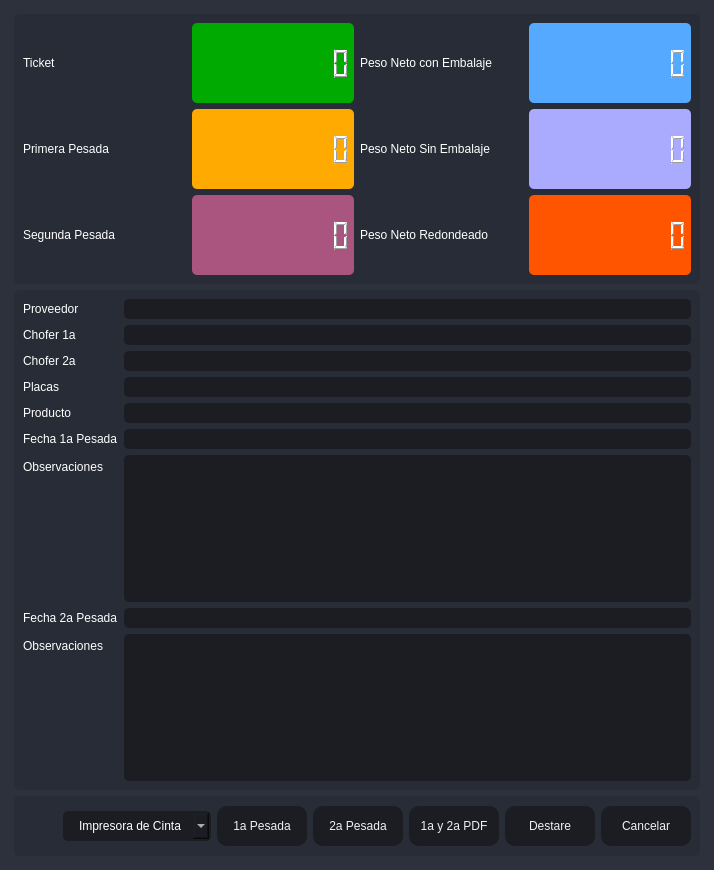
       <widget class="QFrame" name="frame_center">
        <property name="sizePolicy">
         <sizepolicy hsizetype="Expanding" vsizetype="Expanding">
          <horstretch>0</horstretch>
          <verstretch>0</verstretch>
         </sizepolicy>
        </property>
        <property name="styleSheet">
         <string notr="true">background-color: rgb(40, 44, 52);</string>
        </property>
        <property name="frameShape">
         <enum>QFrame::NoFrame</enum>
        </property>
        <property name="frameShadow">
         <enum>QFrame::Raised</enum>
        </property>
        <layout class="QHBoxLayout" name="horizontalLayout_2">
         <property name="spacing">
          <number>0</number>
         </property>
         <property name="leftMargin">
          <number>0</number>
         </property>
         <property name="topMargin">
          <number>0</number>
         </property>
         <property name="rightMargin">
          <number>0</number>
         </property>
         <property name="bottomMargin">
          <number>0</number>
         </property>
         <item>
          <widget class="QFrame" name="frame_content_right">
           <property name="styleSheet">
            <string notr="true">background-color: rgb(44, 49, 60);</string>
           </property>
           <property name="frameShape">
            <enum>QFrame::NoFrame</enum>
           </property>
           <property name="frameShadow">
            <enum>QFrame::Raised</enum>
           </property>
           <layout class="QVBoxLayout" name="verticalLayout_4">
            <property name="spacing">
             <number>0</number>
            </property>
            <property name="leftMargin">
             <number>0</number>
            </property>
            <property name="topMargin">
             <number>0</number>
            </property>
            <property name="rightMargin">
             <number>0</number>
            </property>
            <property name="bottomMargin">
             <number>0</number>
            </property>
            <item>
             <widget class="QFrame" name="frame_content">
              <property name="frameShape">
               <enum>QFrame::NoFrame</enum>
              </property>
              <property name="frameShadow">
               <enum>QFrame::Raised</enum>
              </property>
              <layout class="QVBoxLayout" name="verticalLayout_9">
               <property name="spacing">
                <number>0</number>
               </property>
               <property name="leftMargin">
                <number>5</number>
               </property>
               <property name="topMargin">
                <number>5</number>
               </property>
               <property name="rightMargin">
                <number>5</number>
               </property>
               <property name="bottomMargin">
                <number>5</number>
               </property>
               <item>
                <widget class="QStackedWidget" name="stackedWidget">
                 <property name="styleSheet">
                  <string notr="true">background: transparent;</string>
                 </property>
                 <property name="currentIndex">
                  <number>0</number>
                 </property>
                 <widget class="QWidget" name="page_home">
                  <layout class="QVBoxLayout" name="verticalLayout_10">
                   <item>
                    <widget class="QFrame" name="frame">
                     <property name="minimumSize">
                      <size>
                       <width>0</width>
                       <height>270</height>
                      </size>
                     </property>
                     <property name="maximumSize">
                      <size>
                       <width>16777215</width>
                       <height>270</height>
                      </size>
                     </property>
                     <property name="styleSheet">
                      <string notr="true">background-color: rgb(39, 44, 54);
border-radius: 5px;</string>
                     </property>
                     <property name="frameShape">
                      <enum>QFrame::StyledPanel</enum>
                     </property>
                     <property name="frameShadow">
                      <enum>QFrame::Raised</enum>
                     </property>
                     <layout class="QHBoxLayout" name="horizontalLayout_6">
                      <item>
                       <layout class="QGridLayout" name="gridLayout_2">
                        <item row="1" column="2">
                         <widget class="QLabel" name="label_5">
                          <property name="styleSheet">
                           <string notr="true">color: rgb(255, 255, 255);
font: 75 12pt &quot;MS Shell Dlg 2&quot;;</string>
                          </property>
                          <property name="text">
                           <string>Peso Neto Sin Embalaje</string>
                          </property>
                         </widget>
                        </item>
                        <item row="1" column="1">
                         <widget class="QLCDNumber" name="lcdNumber_3">
                          <property name="styleSheet">
                           <string notr="true">color: rgb(255, 255, 255);
background-color: rgb(255, 170, 0);</string>
                          </property>
                          <property name="digitCount">
                           <number>10</number>
                          </property>
                         </widget>
                        </item>
                        <item row="1" column="3">
                         <widget class="QLCDNumber" name="lcdNumber_4">
                          <property name="styleSheet">
                           <string notr="true">color: rgb(255, 255, 255);
background-color: rgb(170, 170, 255);</string>
                          </property>
                          <property name="digitCount">
                           <number>10</number>
                          </property>
                         </widget>
                        </item>
                        <item row="0" column="3">
                         <widget class="QLCDNumber" name="lcdNumber_1">
                          <property name="styleSheet">
                           <string notr="true">color: rgb(255, 255, 255);
background-color: rgb(85, 170, 255);</string>
                          </property>
                          <property name="digitCount">
                           <number>10</number>
                          </property>
                         </widget>
                        </item>
                        <item row="2" column="3">
                         <widget class="QLCDNumber" name="lcdNumber_6">
                          <property name="styleSheet">
                           <string notr="true">color: rgb(255, 255, 255);
background-color: rgb(255, 85, 0);</string>
                          </property>
                          <property name="digitCount">
                           <number>10</number>
                          </property>
                         </widget>
                        </item>
                        <item row="0" column="0">
                         <widget class="QLabel" name="label_2">
                          <property name="styleSheet">
                           <string notr="true">color: rgb(255, 255, 255);
font: 75 12pt &quot;MS Shell Dlg 2&quot;;</string>
                          </property>
                          <property name="text">
                           <string>Ticket</string>
                          </property>
                         </widget>
                        </item>
                        <item row="1" column="0">
                         <widget class="QLabel" name="label_4">
                          <property name="styleSheet">
                           <string notr="true">color: rgb(255, 255, 255);
font: 75 12pt &quot;MS Shell Dlg 2&quot;;</string>
                          </property>
                          <property name="text">
                           <string>Primera Pesada</string>
                          </property>
                         </widget>
                        </item>
                        <item row="0" column="1">
                         <widget class="QLCDNumber" name="lcdNumber_9">
                          <property name="styleSheet">
                           <string notr="true">color: rgb(255, 255, 255);
background-color: rgb(0, 170, 0);</string>
                          </property>
                          <property name="digitCount">
                           <number>10</number>
                          </property>
                         </widget>
                        </item>
                        <item row="2" column="0">
                         <widget class="QLabel" name="label_6">
                          <property name="styleSheet">
                           <string notr="true">color: rgb(255, 255, 255);
font: 75 12pt &quot;MS Shell Dlg 2&quot;;</string>
                          </property>
                          <property name="text">
                           <string>Segunda Pesada</string>
                          </property>
                         </widget>
                        </item>
                        <item row="0" column="2">
                         <widget class="QLabel" name="label_3">
                          <property name="styleSheet">
                           <string notr="true">color: rgb(255, 255, 255);
font: 75 12pt &quot;MS Shell Dlg 2&quot;;</string>
                          </property>
                          <property name="text">
                           <string>Peso Neto con Embalaje</string>
                          </property>
                         </widget>
                        </item>
                        <item row="2" column="2">
                         <widget class="QLabel" name="label_7">
                          <property name="styleSheet">
                           <string notr="true">color: rgb(255, 255, 255);
font: 75 12pt &quot;MS Shell Dlg 2&quot;;</string>
                          </property>
                          <property name="text">
                           <string>Peso Neto Redondeado</string>
                          </property>
                         </widget>
                        </item>
                        <item row="2" column="1">
                         <widget class="QLCDNumber" name="lcdNumber_7">
                          <property name="styleSheet">
                           <string notr="true">color: rgb(255, 255, 255);
background-color: rgb(170, 85, 127);</string>
                          </property>
                          <property name="digitCount">
                           <number>10</number>
                          </property>
                         </widget>
                        </item>
                       </layout>
                      </item>
                     </layout>
                    </widget>
                   </item>
                   <item>
                    <widget class="QFrame" name="frame_3">
                     <property name="minimumSize">
                      <size>
                       <width>0</width>
                       <height>160</height>
                      </size>
                     </property>
                     <property name="maximumSize">
                      <size>
                       <width>16777215</width>
                       <height>500</height>
                      </size>
                     </property>
                     <property name="styleSheet">
                      <string notr="true">background-color: rgb(39, 44, 54);
border-radius: 5px;</string>
                     </property>
                     <property name="frameShape">
                      <enum>QFrame::StyledPanel</enum>
                     </property>
                     <property name="frameShadow">
                      <enum>QFrame::Raised</enum>
                     </property>
                     <layout class="QVBoxLayout" name="verticalLayout_5">
                      <item>
                       <layout class="QFormLayout" name="formLayout">
                        <item row="0" column="0">
                         <widget class="QLabel" name="label_8">
                          <property name="styleSheet">
                           <string notr="true">color: rgb(255, 255, 255);
font: 75 12pt &quot;MS Shell Dlg 2&quot;;</string>
                          </property>
                          <property name="text">
                           <string>Proveedor</string>
                          </property>
                         </widget>
                        </item>
                        <item row="0" column="1">
                         <widget class="QLineEdit" name="Proveedor">
                          <property name="styleSheet">
                           <string notr="true">QLineEdit {
	background-color: rgb(27, 29, 35);
	border-radius: 5px;
	border: 2px solid rgb(27, 29, 35);
	padding-left: 10px;
	font: 75 12pt &quot;MS Shell Dlg 2&quot;;
	color: rgb(255, 255, 255);
}
QLineEdit:hover {
	border: 2px solid rgb(64, 71, 88);
}
QLineEdit:focus {
	border: 2px solid rgb(91, 101, 124);
}</string>
                          </property>
                          <property name="readOnly">
                           <bool>true</bool>
                          </property>
                         </widget>
                        </item>
                        <item row="1" column="0">
                         <widget class="QLabel" name="label_9">
                          <property name="styleSheet">
                           <string notr="true">color: rgb(255, 255, 255);
font: 75 12pt &quot;MS Shell Dlg 2&quot;;</string>
                          </property>
                          <property name="text">
                           <string>Chofer 1a</string>
                          </property>
                         </widget>
                        </item>
                        <item row="1" column="1">
                         <widget class="QLineEdit" name="Operador">
                          <property name="styleSheet">
                           <string notr="true">QLineEdit {
	background-color: rgb(27, 29, 35);
	border-radius: 5px;
	border: 2px solid rgb(27, 29, 35);
	padding-left: 10px;
	font: 75 12pt &quot;MS Shell Dlg 2&quot;;
	color: rgb(255, 255, 255);
}
QLineEdit:hover {
	border: 2px solid rgb(64, 71, 88);
}
QLineEdit:focus {
	border: 2px solid rgb(91, 101, 124);
}</string>
                          </property>
                          <property name="readOnly">
                           <bool>true</bool>
                          </property>
                         </widget>
                        </item>
                        <item row="3" column="0">
                         <widget class="QLabel" name="label_10">
                          <property name="styleSheet">
                           <string notr="true">color: rgb(255, 255, 255);
font: 75 12pt &quot;MS Shell Dlg 2&quot;;</string>
                          </property>
                          <property name="text">
                           <string>Placas</string>
                          </property>
                         </widget>
                        </item>
                        <item row="3" column="1">
                         <widget class="QLineEdit" name="Placas">
                          <property name="styleSheet">
                           <string notr="true">QLineEdit {
	background-color: rgb(27, 29, 35);
	border-radius: 5px;
	border: 2px solid rgb(27, 29, 35);
	padding-left: 10px;
	font: 75 12pt &quot;MS Shell Dlg 2&quot;;
	color: rgb(255, 255, 255);
}
QLineEdit:hover {
	border: 2px solid rgb(64, 71, 88);
}
QLineEdit:focus {
	border: 2px solid rgb(91, 101, 124);
}</string>
                          </property>
                          <property name="readOnly">
                           <bool>true</bool>
                          </property>
                         </widget>
                        </item>
                        <item row="4" column="0">
                         <widget class="QLabel" name="label_11">
                          <property name="styleSheet">
                           <string notr="true">color: rgb(255, 255, 255);
font: 75 12pt &quot;MS Shell Dlg 2&quot;;</string>
                          </property>
                          <property name="text">
                           <string>Producto</string>
                          </property>
                         </widget>
                        </item>
                        <item row="4" column="1">
                         <widget class="QLineEdit" name="Producto">
                          <property name="styleSheet">
                           <string notr="true">QLineEdit {
	background-color: rgb(27, 29, 35);
	border-radius: 5px;
	border: 2px solid rgb(27, 29, 35);
	padding-left: 10px;
	font: 75 12pt &quot;MS Shell Dlg 2&quot;;
	color: rgb(255, 255, 255);
}
QLineEdit:hover {
	border: 2px solid rgb(64, 71, 88);
}
QLineEdit:focus {
	border: 2px solid rgb(91, 101, 124);
}</string>
                          </property>
                          <property name="readOnly">
                           <bool>true</bool>
                          </property>
                         </widget>
                        </item>
                        <item row="5" column="0">
                         <widget class="QLabel" name="label_12">
                          <property name="styleSheet">
                           <string notr="true">color: rgb(255, 255, 255);
font: 75 12pt &quot;MS Shell Dlg 2&quot;;</string>
                          </property>
                          <property name="text">
                           <string>Fecha 1a Pesada</string>
                          </property>
                         </widget>
                        </item>
                        <item row="5" column="1">
                         <widget class="QLineEdit" name="EFecha">
                          <property name="styleSheet">
                           <string notr="true">QLineEdit {
	background-color: rgb(27, 29, 35);
	border-radius: 5px;
	border: 2px solid rgb(27, 29, 35);
	padding-left: 10px;
	font: 75 12pt &quot;MS Shell Dlg 2&quot;;
	color: rgb(255, 255, 255);
}
QLineEdit:hover {
	border: 2px solid rgb(64, 71, 88);
}
QLineEdit:focus {
	border: 2px solid rgb(91, 101, 124);
}</string>
                          </property>
                          <property name="readOnly">
                           <bool>true</bool>
                          </property>
                         </widget>
                        </item>
                        <item row="6" column="0">
                         <widget class="QLabel" name="label_13">
                          <property name="styleSheet">
                           <string notr="true">color: rgb(255, 255, 255);
font: 75 12pt &quot;MS Shell Dlg 2&quot;;</string>
                          </property>
                          <property name="text">
                           <string>Observaciones</string>
                          </property>
                         </widget>
                        </item>
                        <item row="6" column="1">
                         <widget class="QPlainTextEdit" name="ObservacionesCompra">
                          <property name="styleSheet">
                           <string notr="true">QPlainTextEdit {
	background-color: rgb(27, 29, 35);
	border-radius: 5px;
	padding: 10px;
    color: rgb(255, 255, 255);
	font: 75 12pt &quot;MS Shell Dlg 2&quot;;
}
QPlainTextEdit:hover {
	border: 2px solid rgb(64, 71, 88);
}
QPlainTextEdit:focus {
	border: 2px solid rgb(91, 101, 124);
}</string>
                          </property>
                          <property name="readOnly">
                           <bool>true</bool>
                          </property>
                         </widget>
                        </item>
                        <item row="7" column="0">
                         <widget class="QLabel" name="label_14">
                          <property name="styleSheet">
                           <string notr="true">color: rgb(255, 255, 255);
font: 75 12pt &quot;MS Shell Dlg 2&quot;;</string>
                          </property>
                          <property name="text">
                           <string>Fecha 2a Pesada</string>
                          </property>
                         </widget>
                        </item>
                        <item row="7" column="1">
                         <widget class="QLineEdit" name="SFecha">
                          <property name="styleSheet">
                           <string notr="true">QLineEdit {
	background-color: rgb(27, 29, 35);
	border-radius: 5px;
	border: 2px solid rgb(27, 29, 35);
	padding-left: 10px;
	font: 75 12pt &quot;MS Shell Dlg 2&quot;;
	color: rgb(255, 255, 255);
}
QLineEdit:hover {
	border: 2px solid rgb(64, 71, 88);
}
QLineEdit:focus {
	border: 2px solid rgb(91, 101, 124);
}</string>
                          </property>
                          <property name="readOnly">
                           <bool>true</bool>
                          </property>
                         </widget>
                        </item>
                        <item row="8" column="0">
                         <widget class="QLabel" name="label_15">
                          <property name="styleSheet">
                           <string notr="true">color: rgb(255, 255, 255);
font: 75 12pt &quot;MS Shell Dlg 2&quot;;</string>
                          </property>
                          <property name="text">
                           <string>Observaciones</string>
                          </property>
                         </widget>
                        </item>
                        <item row="8" column="1">
                         <widget class="QPlainTextEdit" name="ObservacionesCompra2">
                          <property name="styleSheet">
                           <string notr="true">QPlainTextEdit {
	background-color: rgb(27, 29, 35);
	border-radius: 5px;
	padding: 10px;
    color: rgb(255, 255, 255);
	font: 75 12pt &quot;MS Shell Dlg 2&quot;;
}
QPlainTextEdit:hover {
	border: 2px solid rgb(64, 71, 88);
}
QPlainTextEdit:focus {
	border: 2px solid rgb(91, 101, 124);
}</string>
                          </property>
                          <property name="lineWrapMode">
                           <enum>QPlainTextEdit::WidgetWidth</enum>
                          </property>
                          <property name="readOnly">
                           <bool>true</bool>
                          </property>
                         </widget>
                        </item>
                        <item row="2" column="0">
                         <widget class="QLabel" name="label_16">
                          <property name="styleSheet">
                           <string notr="true">color: rgb(255, 255, 255);
font: 75 12pt &quot;MS Shell Dlg 2&quot;;</string>
                          </property>
                          <property name="text">
                           <string>Chofer 2a</string>
                          </property>
                         </widget>
                        </item>
                        <item row="2" column="1">
                         <widget class="QLineEdit" name="Operador2a">
                          <property name="styleSheet">
                           <string notr="true">QLineEdit {
	background-color: rgb(27, 29, 35);
	border-radius: 5px;
	border: 2px solid rgb(27, 29, 35);
	padding-left: 10px;
	font: 75 12pt &quot;MS Shell Dlg 2&quot;;
	color: rgb(255, 255, 255);
}
QLineEdit:hover {
	border: 2px solid rgb(64, 71, 88);
}
QLineEdit:focus {
	border: 2px solid rgb(91, 101, 124);
}</string>
                          </property>
                          <property name="readOnly">
                           <bool>true</bool>
                          </property>
                         </widget>
                        </item>
                       </layout>
                      </item>
                     </layout>
                    </widget>
                   </item>
                   <item>
                    <widget class="QFrame" name="frame_2">
                     <property name="minimumSize">
                      <size>
                       <width>0</width>
                       <height>60</height>
                      </size>
                     </property>
                     <property name="maximumSize">
                      <size>
                       <width>16777215</width>
                       <height>60</height>
                      </size>
                     </property>
                     <property name="styleSheet">
                      <string notr="true">background-color: rgb(39, 44, 54);
border-radius: 5px;</string>
                     </property>
                     <property name="frameShape">
                      <enum>QFrame::StyledPanel</enum>
                     </property>
                     <property name="frameShadow">
                      <enum>QFrame::Raised</enum>
                     </property>
                     <layout class="QHBoxLayout" name="horizontalLayout_9">
                      <item>
                       <layout class="QGridLayout" name="gridLayout">
                        <item row="0" column="5">
                         <widget class="QPushButton" name="btn_guardar3">
                          <property name="minimumSize">
                           <size>
                            <width>90</width>
                            <height>40</height>
                           </size>
                          </property>
                          <property name="styleSheet">
                           <string notr="true">QPushButton {
	border-color: rgb(27, 29, 35);
	font: 75 10pt &quot;MS Shell Dlg 2&quot;;
	color: rgb(240, 240, 240);
	background-color: rgb(27, 29, 35);
	border: 0px solid;
	border-radius: 10px;	
}
QPushButton:hover {
	background-color:rgb(44, 49, 60);
	border-color: rgb(27, 29, 35);
	border: 2px solid;
}</string>
                          </property>
                          <property name="text">
                           <string>Destare</string>
                          </property>
                         </widget>
                        </item>
                        <item row="0" column="3">
                         <widget class="QPushButton" name="btn_guardar2">
                          <property name="minimumSize">
                           <size>
                            <width>90</width>
                            <height>40</height>
                           </size>
                          </property>
                          <property name="styleSheet">
                           <string notr="true">QPushButton {
	border-color: rgb(27, 29, 35);
	font: 75 10pt &quot;MS Shell Dlg 2&quot;;
	color: rgb(240, 240, 240);
	background-color: rgb(27, 29, 35);
	border: 0px solid;
	border-radius: 10px;	
}
QPushButton:hover {
	background-color:rgb(44, 49, 60);
	border-color: rgb(27, 29, 35);
	border: 2px solid;
}</string>
                          </property>
                          <property name="text">
                           <string>2a Pesada</string>
                          </property>
                         </widget>
                        </item>
                        <item row="0" column="2">
                         <widget class="QPushButton" name="btn_guardar">
                          <property name="minimumSize">
                           <size>
                            <width>90</width>
                            <height>40</height>
                           </size>
                          </property>
                          <property name="styleSheet">
                           <string notr="true">QPushButton {
	border-color: rgb(27, 29, 35);
	font: 75 10pt &quot;MS Shell Dlg 2&quot;;
	color: rgb(240, 240, 240);
	background-color: rgb(27, 29, 35);
	border: 0px solid;
	border-radius: 10px;	
}
QPushButton:hover {
	background-color:rgb(44, 49, 60);
	border-color: rgb(27, 29, 35);
	border: 2px solid;
}</string>
                          </property>
                          <property name="text">
                           <string>1a Pesada</string>
                          </property>
                         </widget>
                        </item>
                        <item row="0" column="6">
                         <widget class="QPushButton" name="btnr">
                          <property name="minimumSize">
                           <size>
                            <width>90</width>
                            <height>40</height>
                           </size>
                          </property>
                          <property name="styleSheet">
                           <string notr="true">QPushButton {
	border-color: rgb(27, 29, 35);
	font: 75 10pt &quot;MS Shell Dlg 2&quot;;
	color: rgb(240, 240, 240);
	background-color: rgb(27, 29, 35);
	border: 0px solid;
	border-radius: 10px;	
}
QPushButton:hover {
	background-color:rgb(44, 49, 60);
	border-color: rgb(27, 29, 35);
	border: 2px solid;
}</string>
                          </property>
                          <property name="text">
                           <string>Cancelar</string>
                          </property>
                         </widget>
                        </item>
                        <item row="0" column="0">
                         <spacer name="horizontalSpacer">
                          <property name="orientation">
                           <enum>Qt::Horizontal</enum>
                          </property>
                          <property name="sizeHint" stdset="0">
                           <size>
                            <width>40</width>
                            <height>20</height>
                           </size>
                          </property>
                         </spacer>
                        </item>
                        <item row="0" column="1">
                         <widget class="QComboBox" name="comboBox_impresora">
                          <property name="styleSheet">
                           <string notr="true">QComboBox{
	background-color: rgb(27, 29, 35);
	border-radius: 5px;
	border: 2px solid rgb(27, 29, 35);
	padding: 5px;
	padding-left: 14px;
	color: rgb(255, 255, 255);
    font: 75 12pt &quot;MS Shell Dlg 2&quot;;
}
QComboBox:hover{
	border: 2px solid rgb(64, 71, 88);
}
QComboBox QAbstractItemView {
	color: rgb(85, 170, 255);	
	background-color: rgb(27, 29, 35);
	padding: 10px;
	selection-background-color: rgb(39, 44, 54);
}</string>
                          </property>
                          <item>
                           <property name="text">
                            <string>Impresora de Cinta</string>
                           </property>
                          </item>
                          <item>
                           <property name="text">
                            <string>Impresora Windows</string>
                           </property>
                          </item>
                         </widget>
                        </item>
                        <item row="0" column="4">
                         <widget class="QPushButton" name="btn_1a2a">
                          <property name="minimumSize">
                           <size>
                            <width>90</width>
                            <height>40</height>
                           </size>
                          </property>
                          <property name="styleSheet">
                           <string notr="true">QPushButton {
	border-color: rgb(27, 29, 35);
	font: 75 10pt &quot;MS Shell Dlg 2&quot;;
	color: rgb(240, 240, 240);
	background-color: rgb(27, 29, 35);
	border: 0px solid;
	border-radius: 10px;	
}
QPushButton:hover {
	background-color:rgb(44, 49, 60);
	border-color: rgb(27, 29, 35);
	border: 2px solid;
}</string>
                          </property>
                          <property name="text">
                           <string>1a y 2a PDF</string>
                          </property>
                         </widget>
                        </item>
                       </layout>
                      </item>
                     </layout>
                    </widget>
                   </item>
                  </layout>
                 </widget>
                </widget>
               </item>
              </layout>
             </widget>
            </item>
           </layout>
          </widget>
         </item>
        </layout>
       </widget>
